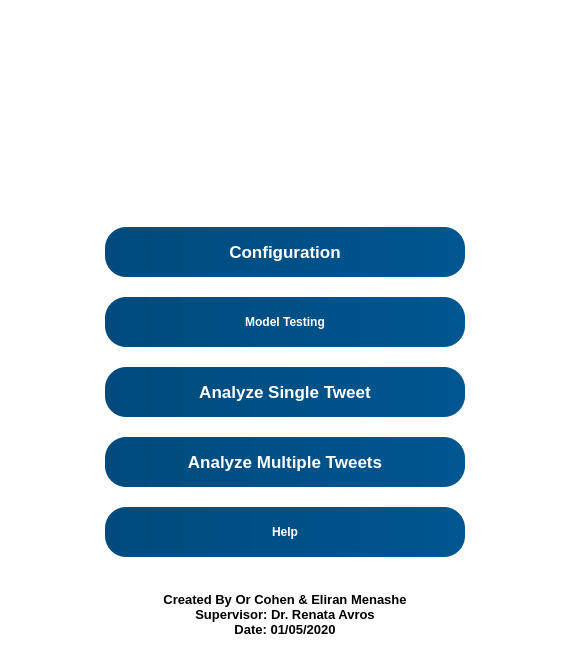
<?xml version="1.0" encoding="UTF-8"?>
<ui version="4.0">
 <class>MainMenu</class>
 <widget class="QWidget" name="MainMenu">
  <property name="geometry">
   <rect>
    <x>0</x>
    <y>0</y>
    <width>570</width>
    <height>666</height>
   </rect>
  </property>
  <property name="sizePolicy">
   <sizepolicy hsizetype="Ignored" vsizetype="Ignored">
    <horstretch>0</horstretch>
    <verstretch>0</verstretch>
   </sizepolicy>
  </property>
  <property name="windowTitle">
   <string>Main Menu</string>
  </property>
  <property name="windowIcon">
   <iconset resource="source.qrc">
    <normaloff>:/images/icon.png</normaloff>:/images/icon.png</iconset>
  </property>
  <property name="windowOpacity">
   <double>1.000000000000000</double>
  </property>
  <property name="styleSheet">
   <string notr="true">QWidget {
background: white
}

QLabel#lbl_title {
font: 75 30pt &quot;Microsoft YaHei UI&quot;;
font-weight: bold;
qproperty-alignment: AlignCenter;
color: qlineargradient(spread:pad, x1:0, y1:0, x2:1, y2:0, stop:0 #004a7c, stop:1 #005691);
}

QLabel#lbl_created {
font: 75 10pt &quot;Microsoft YaHei UI&quot;;
font-weight: bold;
color: qlineargradient(spread:pad, x1:0, y1:0, x2:1, y2:0, stop:0 #004a7c, stop:1 #005691);
}

QPushButton {
font: 75 13pt &quot;Microsoft YaHei UI&quot;;
font-weight: bold;
color: rgb(255, 255, 255);
background-color: qlineargradient(spread:pad, x1:0, y1:0, x2:1, y2:0, stop:0 #004a7c, stop:1 #005691);
border-style: solid;
border-radius:21px;
}

QPushButton:hover {
background: qradialgradient(cx: 0.3, cy: -0.4,
fx: 0.3, fy: -0.4,
radius: 1.35, stop: 0 #2F4F4F, stop: 1 #2F4F4F);
}

QPushButton:pressed {
background: qradialgradient(cx: 0.4, cy: -0.1,
fx: 0.4, fy: -0.1,
radius: 1.35, stop: 0 #a9a9a9, stop: 1 #a9a9a9);
}</string>
  </property>
  <layout class="QGridLayout" name="gridLayout">
   <property name="topMargin">
    <number>0</number>
   </property>
   <property name="horizontalSpacing">
    <number>0</number>
   </property>
   <property name="verticalSpacing">
    <number>18</number>
   </property>
   <item row="5" column="0">
    <widget class="QLabel" name="lbl_created">
     <property name="sizePolicy">
      <sizepolicy hsizetype="Preferred" vsizetype="Fixed">
       <horstretch>0</horstretch>
       <verstretch>0</verstretch>
      </sizepolicy>
     </property>
     <property name="minimumSize">
      <size>
       <width>361</width>
       <height>71</height>
      </size>
     </property>
     <property name="font">
      <font>
       <family>Microsoft YaHei UI</family>
       <pointsize>10</pointsize>
       <weight>75</weight>
       <italic>false</italic>
       <bold>true</bold>
      </font>
     </property>
     <property name="text">
      <string>&lt;html&gt;&lt;head/&gt;&lt;body&gt;&lt;p align=&quot;center&quot;&gt;Created By Or Cohen &amp;amp; Eliran Menashe&lt;br/&gt;Supervisor: Dr. Renata Avros&lt;br/&gt;Date: 01/05/2020&lt;/p&gt;&lt;/body&gt;&lt;/html&gt;</string>
     </property>
    </widget>
   </item>
   <item row="4" column="0">
    <layout class="QHBoxLayout" name="horizontalLayout_2">
     <property name="spacing">
      <number>0</number>
     </property>
     <property name="sizeConstraint">
      <enum>QLayout::SetMaximumSize</enum>
     </property>
     <property name="leftMargin">
      <number>0</number>
     </property>
     <property name="topMargin">
      <number>13</number>
     </property>
     <property name="rightMargin">
      <number>0</number>
     </property>
     <property name="bottomMargin">
      <number>0</number>
     </property>
     <item>
      <spacer name="horizontalSpacer">
       <property name="orientation">
        <enum>Qt::Horizontal</enum>
       </property>
       <property name="sizeType">
        <enum>QSizePolicy::MinimumExpanding</enum>
       </property>
       <property name="sizeHint" stdset="0">
        <size>
         <width>60</width>
         <height>20</height>
        </size>
       </property>
      </spacer>
     </item>
     <item>
      <layout class="QGridLayout" name="gridLayout_2">
       <property name="leftMargin">
        <number>0</number>
       </property>
       <property name="rightMargin">
        <number>0</number>
       </property>
       <property name="verticalSpacing">
        <number>20</number>
       </property>
       <item row="3" column="0">
        <widget class="QPushButton" name="btn_multi">
         <property name="sizePolicy">
          <sizepolicy hsizetype="Expanding" vsizetype="Fixed">
           <horstretch>0</horstretch>
           <verstretch>0</verstretch>
          </sizepolicy>
         </property>
         <property name="minimumSize">
          <size>
           <width>360</width>
           <height>50</height>
          </size>
         </property>
         <property name="maximumSize">
          <size>
           <width>390</width>
           <height>50</height>
          </size>
         </property>
         <property name="font">
          <font>
           <family>Microsoft YaHei UI</family>
           <pointsize>13</pointsize>
           <weight>75</weight>
           <italic>false</italic>
           <bold>true</bold>
          </font>
         </property>
         <property name="text">
          <string>Analyze Multiple Tweets</string>
         </property>
        </widget>
       </item>
       <item row="0" column="0">
        <widget class="QPushButton" name="btn_config">
         <property name="sizePolicy">
          <sizepolicy hsizetype="MinimumExpanding" vsizetype="Fixed">
           <horstretch>0</horstretch>
           <verstretch>0</verstretch>
          </sizepolicy>
         </property>
         <property name="minimumSize">
          <size>
           <width>360</width>
           <height>50</height>
          </size>
         </property>
         <property name="maximumSize">
          <size>
           <width>390</width>
           <height>50</height>
          </size>
         </property>
         <property name="font">
          <font>
           <family>Microsoft YaHei UI</family>
           <pointsize>13</pointsize>
           <weight>75</weight>
           <italic>false</italic>
           <bold>true</bold>
          </font>
         </property>
         <property name="text">
          <string>Configuration</string>
         </property>
        </widget>
       </item>
       <item row="4" column="0">
        <widget class="QPushButton" name="btn_help">
         <property name="sizePolicy">
          <sizepolicy hsizetype="Expanding" vsizetype="Fixed">
           <horstretch>0</horstretch>
           <verstretch>0</verstretch>
          </sizepolicy>
         </property>
         <property name="minimumSize">
          <size>
           <width>360</width>
           <height>50</height>
          </size>
         </property>
         <property name="maximumSize">
          <size>
           <width>390</width>
           <height>50</height>
          </size>
         </property>
         <property name="text">
          <string>Help</string>
         </property>
         <property name="iconSize">
          <size>
           <width>30</width>
           <height>30</height>
          </size>
         </property>
        </widget>
       </item>
       <item row="2" column="0">
        <widget class="QPushButton" name="btn_single">
         <property name="sizePolicy">
          <sizepolicy hsizetype="MinimumExpanding" vsizetype="Fixed">
           <horstretch>0</horstretch>
           <verstretch>0</verstretch>
          </sizepolicy>
         </property>
         <property name="minimumSize">
          <size>
           <width>360</width>
           <height>50</height>
          </size>
         </property>
         <property name="maximumSize">
          <size>
           <width>390</width>
           <height>50</height>
          </size>
         </property>
         <property name="font">
          <font>
           <family>Microsoft YaHei UI</family>
           <pointsize>13</pointsize>
           <weight>75</weight>
           <italic>false</italic>
           <bold>true</bold>
          </font>
         </property>
         <property name="text">
          <string>Analyze Single Tweet</string>
         </property>
        </widget>
       </item>
       <item row="1" column="0">
        <widget class="QPushButton" name="btn_test">
         <property name="sizePolicy">
          <sizepolicy hsizetype="MinimumExpanding" vsizetype="Fixed">
           <horstretch>0</horstretch>
           <verstretch>0</verstretch>
          </sizepolicy>
         </property>
         <property name="minimumSize">
          <size>
           <width>360</width>
           <height>50</height>
          </size>
         </property>
         <property name="maximumSize">
          <size>
           <width>390</width>
           <height>16777215</height>
          </size>
         </property>
         <property name="text">
          <string>Model Testing</string>
         </property>
        </widget>
       </item>
      </layout>
     </item>
     <item>
      <spacer name="horizontalSpacer_2">
       <property name="orientation">
        <enum>Qt::Horizontal</enum>
       </property>
       <property name="sizeType">
        <enum>QSizePolicy::MinimumExpanding</enum>
       </property>
       <property name="sizeHint" stdset="0">
        <size>
         <width>60</width>
         <height>20</height>
        </size>
       </property>
      </spacer>
     </item>
    </layout>
   </item>
   <item row="0" column="0">
    <widget class="QFrame" name="">
     <property name="sizePolicy">
      <sizepolicy hsizetype="Preferred" vsizetype="Preferred">
       <horstretch>0</horstretch>
       <verstretch>0</verstretch>
      </sizepolicy>
     </property>
     <property name="minimumSize">
      <size>
       <width>0</width>
       <height>188</height>
      </size>
     </property>
     <property name="maximumSize">
      <size>
       <width>16777215</width>
       <height>188</height>
      </size>
     </property>
     <layout class="QVBoxLayout" name="verticalLayout">
      <property name="spacing">
       <number>0</number>
      </property>
      <item alignment="Qt::AlignHCenter|Qt::AlignTop">
       <widget class="QLabel" name="label">
        <property name="sizePolicy">
         <sizepolicy hsizetype="Fixed" vsizetype="Fixed">
          <horstretch>0</horstretch>
          <verstretch>0</verstretch>
         </sizepolicy>
        </property>
        <property name="minimumSize">
         <size>
          <width>500</width>
          <height>188</height>
         </size>
        </property>
        <property name="maximumSize">
         <size>
          <width>16777215</width>
          <height>188</height>
         </size>
        </property>
        <property name="styleSheet">
         <string notr="true">image: url(:/images/logo.png);</string>
        </property>
        <property name="text">
         <string/>
        </property>
        <property name="alignment">
         <set>Qt::AlignHCenter|Qt::AlignTop</set>
        </property>
       </widget>
      </item>
     </layout>
    </widget>
   </item>
  </layout>
 </widget>
 <resources>
  <include location="source.qrc"/>
 </resources>
 <connections/>
</ui>
